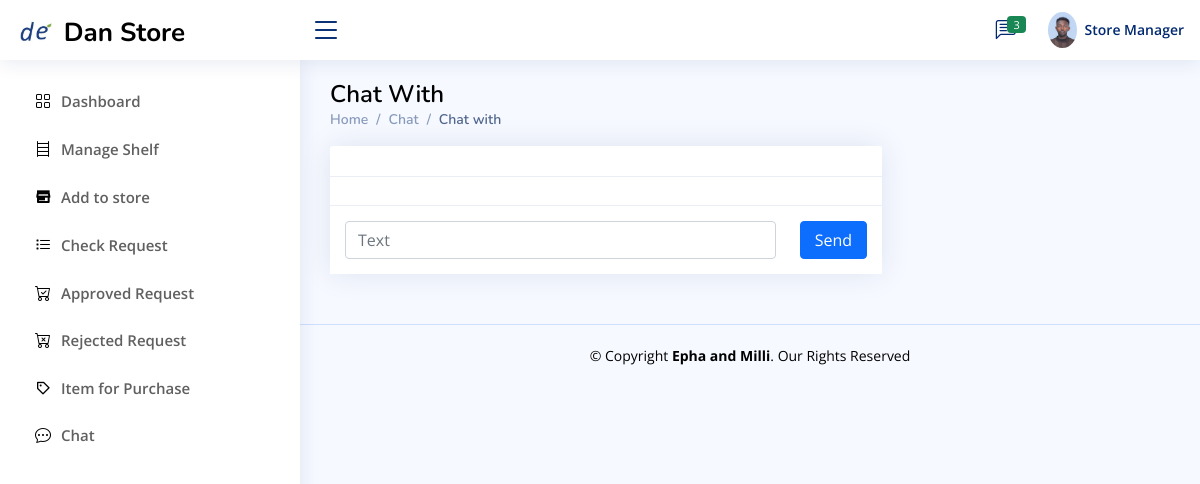
/Store_Manager/chat_pepol/52 (signed in), run on an earlier commit of the app's database.
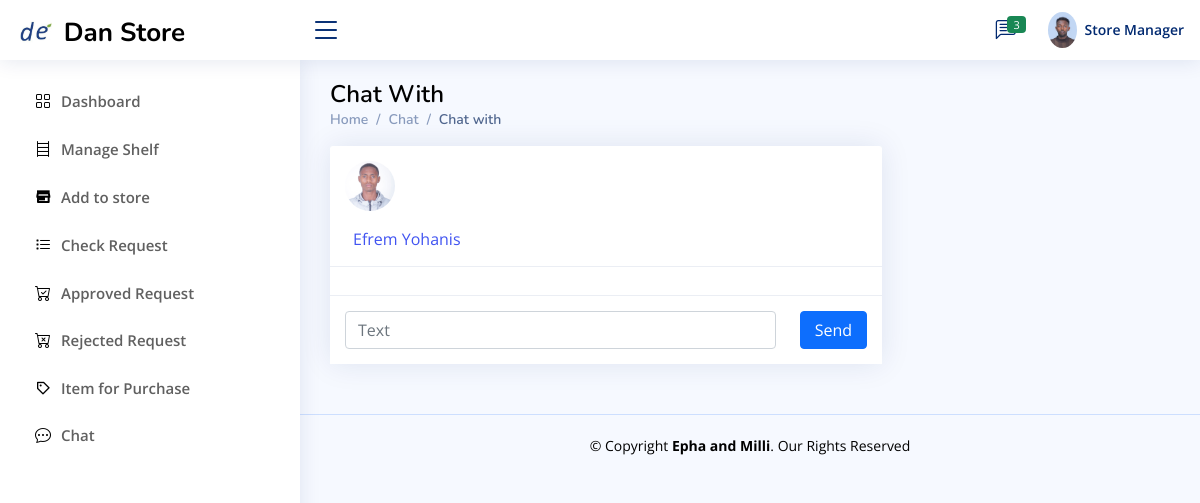
And on a later commit of the database.
### Store_manager/models.py (models this page shows)
class employ(models.Model):
    user=models.ForeignKey(User,null=True,blank=True,on_delete=models.CASCADE)
    role= models.CharField(max_length=200,null=True,blank=True)
    profile_pic=models.ImageField(null=True,blank=True, upload_to='Profile/')
    Full_Name=models.CharField(max_length=300, null=True)
    gender = models.CharField(max_length=20,null=True,blank=True)
    phone1 = models.CharField(max_length=200, null=True)
    phone2 = models.CharField(max_length=200, null=True)
    facebook = models.CharField(max_length=200, null=True,blank=True)
    telegram = models.CharField(max_length=200, null=True,blank=True)
    instagram = models.CharField(max_length=200, null=True,blank=True)
    about = models.TextField(max_length=500, null=True)
    address = models.CharField(max_length=200, null=True)
    inDepartment = models.CharField(max_length=300,null=True)
    date_created = models.DateTimeField(auto_now_add=True, null=True)
    Thechnologist =models.BooleanField(blank=True,null=True,default=False)
    accessStore=models.ForeignKey(allStore,null=True,blank=True,on_delete=models.CASCADE)
    Titel = models.CharField(max_length=20,null=True,blank=True)
    Filed_Study = models.CharField(max_length=20,null=True,blank=True)
    Collage = models.CharField(max_length=20,null=True,blank=True)
    grade=models.CharField(max_length=20,null=True,blank=True)
    Year_Graguation = models.DateField(null=True,blank=True)
    Document=models.FileField(null=True,blank=True,upload_to="File/Document")
    def __str__(self):
        return str(self.user)

### Store_manager/views.py (the view, shortened to what this page needs)
# urls.py: path('chat_pepol/<int:id>',views.chat_pepol,name="admin-chat_people"),
def chat_pepol(request,id):
    try:
        if request.user.groups.all()[0].name == 'Store_Manager':
            user_id=(request.user.id)
            user=User.objects.get(id=user_id)
            re_emp=employ.objects.get(user=user)
            chat_employ=employ.objects.get(pk=id)
            user=User.objects.get(pk=request.user.id)
            me=employ.objects.get(user=user)
            all_message=chatbot.objects.filter(Q(Q(me_with=chat_employ) | Q(me=chat_employ)) & Q(Q(me_with=me) | Q(me=me)))
            context={
                'chat_employ':chat_employ,
                'message':all_message,
                'id':id,
                'me':me,
                're_emp':re_emp,
            }
            return render(request,'Store_manager/chat/chat.html',context)
        messages.error(request, 'Permission denied ')
        return redirect('log-out')
    except IndexError as e:
        messages.error(request, 'Login Before ')
        return redirect('log-out')

### Templates/Store_manager/chat/chat.html (shortened to what this page needs)
{% extends 'Store_manager/S_base.html'  %}
{% block store %}
<main id="main" class="main">
    <div class="pagetitle">
      <h1 style="color: black">Chat With</h1>
      <nav>
        <ol class="breadcrumb">
          <li class="breadcrumb-item"><a href="{% url 'store-dashboard' %}">Home</a></li>
          <li class="breadcrumb-item ">Chat </li>
          <li class="breadcrumb-item active">Chat with</li>
        </ol>
      </nav>
    </div>
    <section class="section">
        <div class="row">
            <div class="col-lg-8">
                <div class="card">
                    <div class="card-header">
                        <div class="row">
                            <div class="col-5 nav-item dropdown pe-3">
                                <a href="{% url 'chat_profile' chat_employ.id %}">
                                  {% if chat_employ.profile_pic %}
                                  <img src="{{chat_employ.profile_pic.url}}" alt="Profile" class="rounded-circle w-25">
                                 <div class="pt-3">
                                    <span class="d-none d-md-block ps-2">{{chat_employ.user.first_name}} {{chat_employ.user.last_name}}</span>
                                 </div>
                                  {% endif %}
                                </a>
                              </div>
                        </div>
                    </div>
                    <div class="card-body pt-2">
                    </div>
                    <div class="card-footer">
                      <form method="POST" >
                        <div class="row">
                          <div class="col-lg-10">
                              <input type="text" class="form-control" id="inputText" name="mess" placeholder="Text">
                            </div>
                            <div class="col-lg-2 text-center d-grid">
                              <button type="submit" class="btn btn-primary">Send</button>
                            </div>
                     </div>
                      </form>
                    </div>
            </div>
         </div>
    </section>
  </main>
{% endblock %}

What changed in the data, as far as the page shows it:
now on this page (row edited): employ: profile_pic (picture), user.first_name "Efrem", user.last_name "Yohanis"
